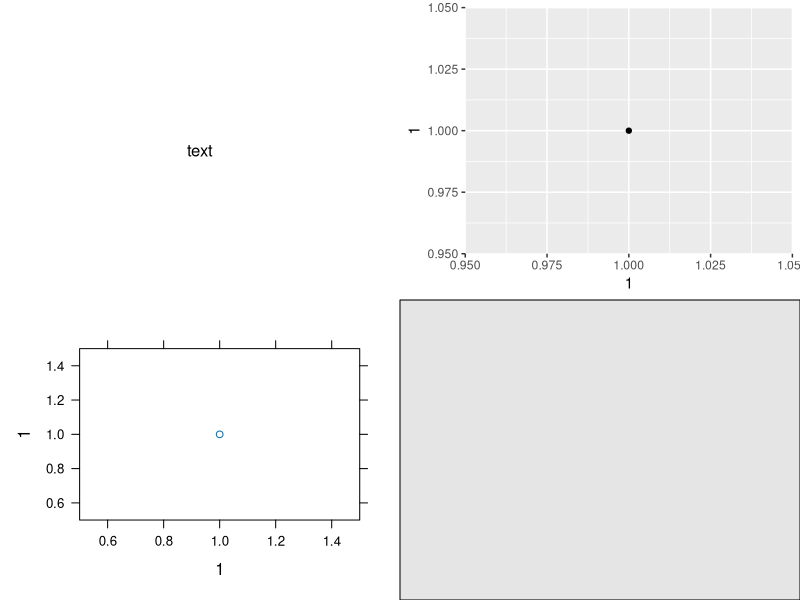
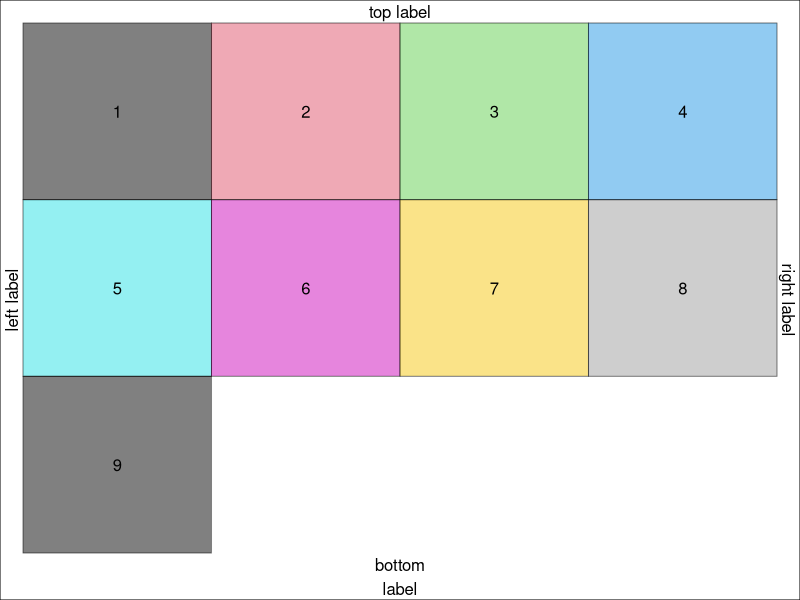
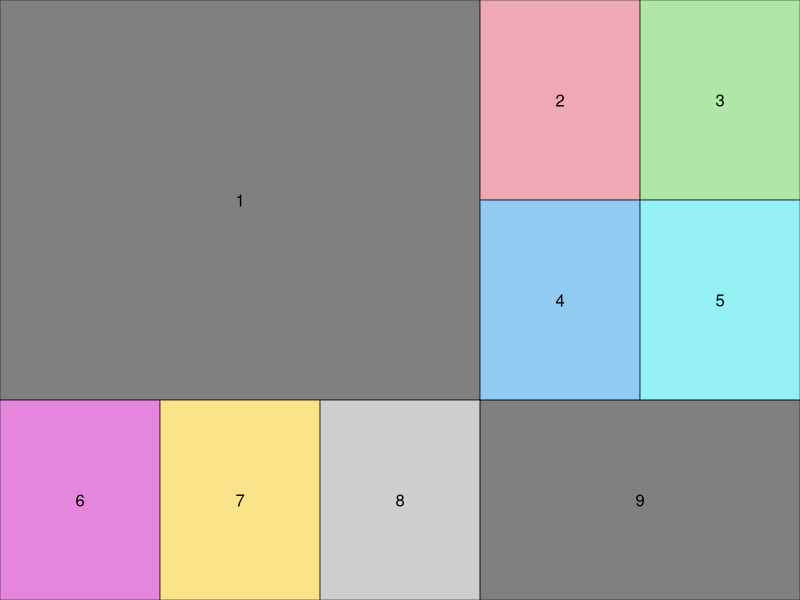
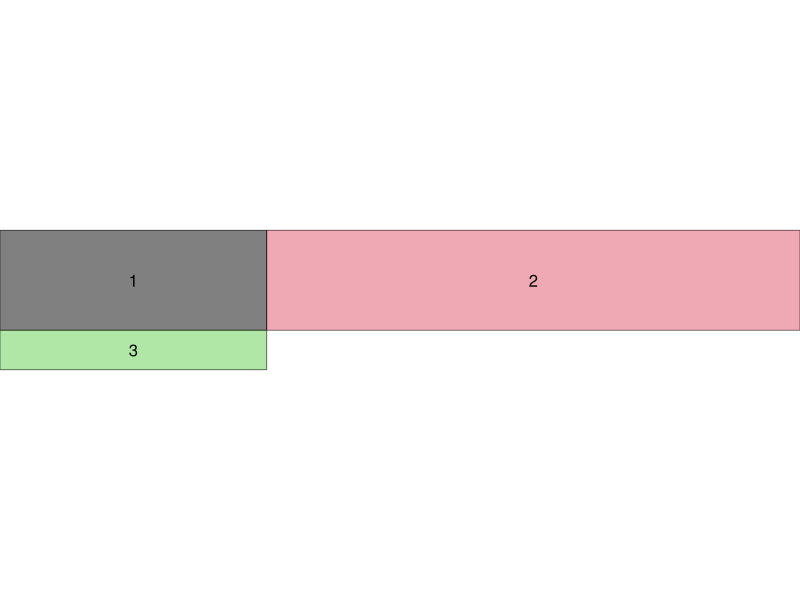
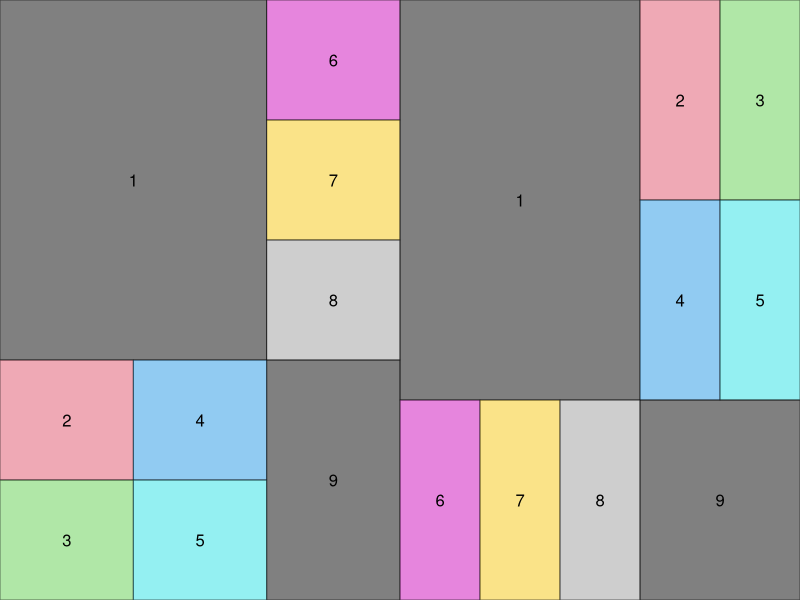
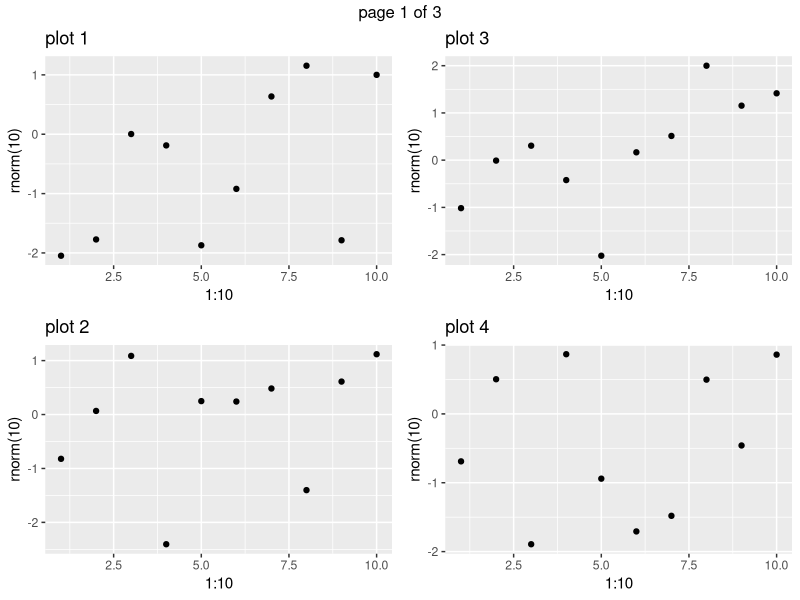
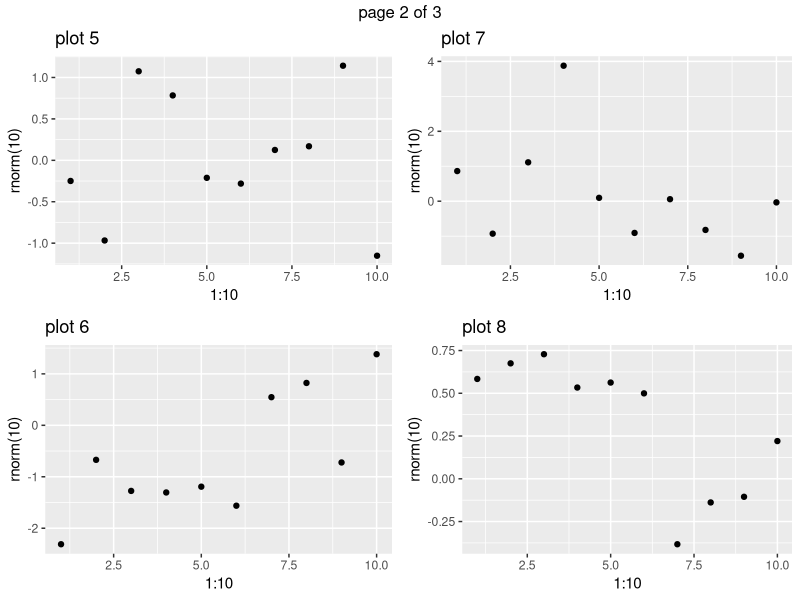
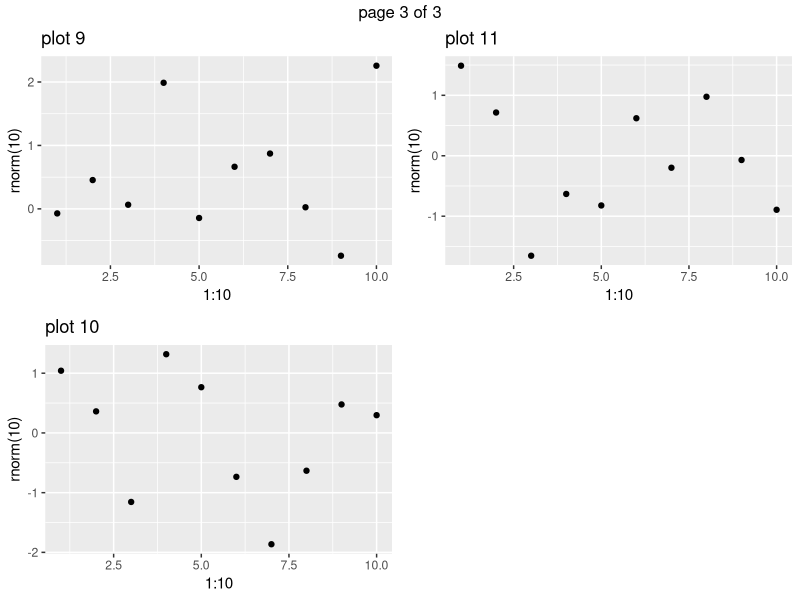

R code for these plots, in order:
## ---- chunk 1
library(knitr)
opts_chunk$set(message=FALSE, fig.width=4, fig.height=3)
## ---- chunk 2
library(gridExtra)
library(grid)
library(ggplot2)
library(lattice)
p <- qplot(1,1)
p2 <- xyplot(1~1)
r <- rectGrob(gp=gpar(fill="grey90"))
t <- textGrob("text")
grid.arrange(t, p, p2, r, ncol=2)
## ---- chunk 3
gs <- lapply(1:9, function(ii) 
  grobTree(rectGrob(gp=gpar(fill=ii, alpha=0.5)), textGrob(ii)))
grid.arrange(grobs=gs, ncol=4, 
               top="top label", bottom="bottom\nlabel", 
               left="left label", right="right label")
grid.rect(gp=gpar(fill=NA))
## ---- chunk 4
lay <- rbind(c(1,1,1,2,3),
             c(1,1,1,4,5),
             c(6,7,8,9,9))
grid.arrange(grobs = gs, layout_matrix = lay)
## ---- chunk 5
grid.arrange(grobs=gs[1:3], ncol=2, widths = 1:2, 
             heights=unit(c(1,10), c("in", "mm")))
## ---- chunk 6
g1 <- arrangeGrob(grobs = gs, layout_matrix = t(lay))
g2 <- arrangeGrob(grobs = gs, layout_matrix = lay)
grid.arrange(g1, g2, ncol=2)
## ---- chunk 7
pl <- lapply(1:11, function(.x) 
             qplot(1:10, rnorm(10), main=paste("plot",.x)))
ml <- marrangeGrob(pl, nrow=2, ncol=2)
## interactive use; open new devices
ml
## non-interactive use, multipage pdf
## ggsave("multipage.pdf", ml)
